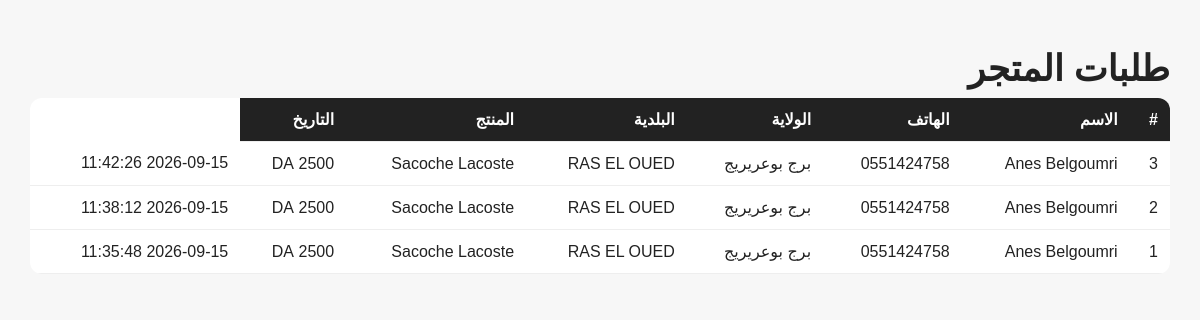
The page /admin on the database its author committed.
### tables this page shows
CREATE TABLE orders (
                id INTEGER PRIMARY KEY AUTOINCREMENT,
                name TEXT NOT NULL,
                phone TEXT NOT NULL,
                wilaya TEXT NOT NULL,
                commune TEXT NOT NULL,
                product TEXT NOT NULL,
                price TEXT NOT NULL,
                created_at TIMESTAMP DEFAULT CURRENT_TIMESTAMP
            );

### app.py (the view)
@app.route("/admin")
def admin():
    with sqlite3.connect(DB) as con:
        orders = con.execute(
            """
            SELECT
                id,
                name,
                phone,
                wilaya,
                commune,
                product,
                price,
                created_at
            FROM orders
            ORDER BY id DESC
            """
        ).fetchall()
    return render_template(
        "admin.html",
        orders=orders
    )

### templates/admin.html (shortened to what this page needs)
<!doctype html>
<html lang="ar" dir="rtl">
<head><meta charset="utf-8"><meta name="viewport" content="width=device-width,initial-scale=1">
<link rel="stylesheet" href="{{ url_for('static', filename='style.css') }}"></head>
<body>
<div class="admin">
  <h1>طلبات المتجر</h1>
  <div class="table-wrap">
  <table>
    <tr><th>#</th><th>الاسم</th><th>الهاتف</th><th>الولاية</th><th>البلدية</th><th>المنتج</th><th>التاريخ</th></tr>
    {% for o in orders %}
    <tr>{% for cell in o %}<td>{{ cell }}</td>{% endfor %}</tr>
    {% else %}
    <tr><td colspan="7">لا توجد طلبات بعد.</td></tr>
    {% endfor %}
  </table>
  </div>
</div>
</body></html>

### static/style.css (style rules this page uses)
* { box-sizing:border-box }
body { margin:0;font-family:Tahoma,Arial,sans-serif;background:#f7f7f7;color:#222 }
h1 { font-size:36px;margin:18px 0 8px }
.admin { padding:30px;max-width:1200px;margin:auto }
.table-wrap { overflow:auto;background:#fff;border-radius:12px }
table { border-collapse:collapse;width:100%;min-width:850px }
th,td { padding:12px;border-bottom:1px solid #eee;text-align:right }
th { background:#222;color:#fff }

### rows shown on the page
orders: o "3", name "Anes Belgoumri", phone "0551424758", wilaya "برج بوعريريج", commune "RAS EL OUED", product "Sacoche Lacoste", price "2500 DA", created_at "2026-09-15 11:42:26"
orders: o "2", name "Anes Belgoumri", phone "0551424758", wilaya "برج بوعريريج", commune "RAS EL OUED", product "Sacoche Lacoste", price "2500 DA", created_at "2026-09-15 11:38:12"
orders: o "1", name "Anes Belgoumri", phone "0551424758", wilaya "برج بوعريريج", commune "RAS EL OUED", product "Sacoche Lacoste", price "2500 DA", created_at "2026-09-15 11:35:48"
